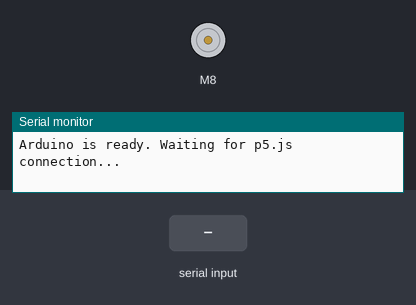
Recording of a sketch running on a simulated Arduino Uno, built with avr-gcc and run on an emulated ATmega328P. Shown: DC motor (green arrow = forward, orange = backward, longer = faster), the last lines printed to the serial monitor. Inputs (shaded band) come from the test bench.

Above: at 1.2 s.
1.3 s: "90,45\n" received over Serial
At 2.0 s:
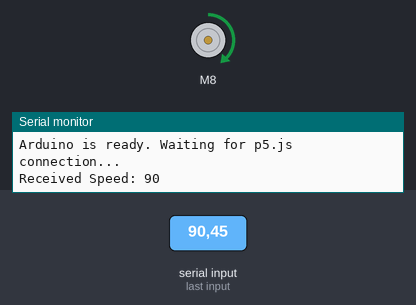
2.8 s: "30,150\n" received over Serial
At 3.1 s:
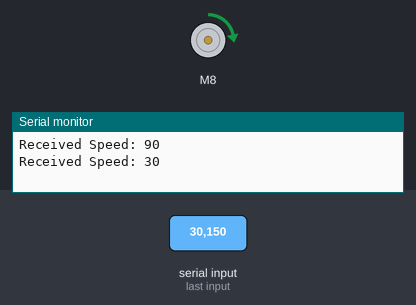
4.3 s: "5\n" received over Serial
At 5.4 s:
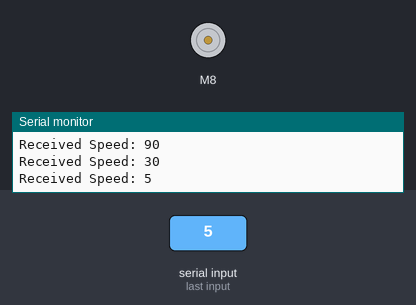
5.8 s: "200\n" received over Serial
At 6.6 s:
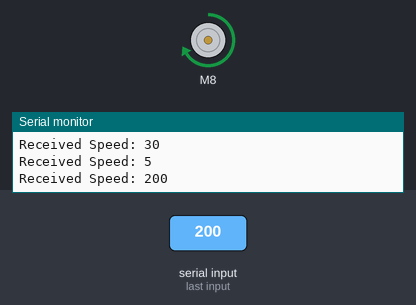
7.3 s: "90\n" received over Serial
At 7.7 s:
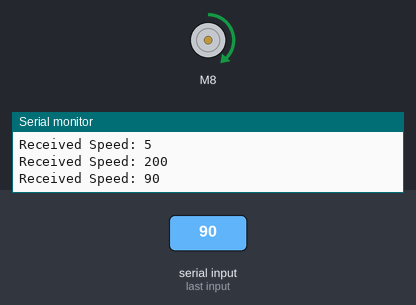
Timing chart, 0 to 9.8 s (numbered marks = the images above; inputs shaded):
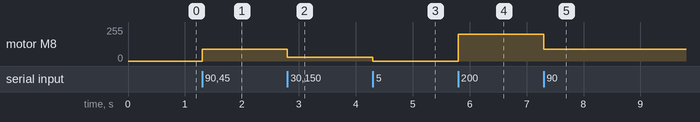

The sketch:

motor_control_copy_20251013133800.ino
```cpp
/*
 * Arduino code to control a motor's speed based on a single 0-255 value
 * sent from a p5.js sketch over Web Serial.
 *
 * - Receives an integer value (0-255) ending with a newline character.
 * - A value of 0 stops the motor.
 * - Any other value sets the motor's forward speed.

 Based on: https://www.youtube.com/watch?v=yThUrgBkZ2o, https://github.com/loopstick/ArduinoTutorial, and debugged using Gemini code assistance
*/


// Include the H-bridge library
#include <L298N.h>

const unsigned int ENA = 10;
const unsigned int IN1 = 8;
const unsigned int IN2 = 9;

// Create motor instance using your pins
L298N motor(ENA, IN1, IN2);

void setup() {
  // Start serial communication at the same baud rate as p5.js
  Serial.begin(115200);
  Serial.println("Arduino is ready. Waiting for p5.js connection...");
}

void loop() {
  // Check if there is any incoming serial data
  if (Serial.available() > 0) {
    // Read incoming string until a newline character is received
    String receivedString = Serial.readStringUntil('\n');

    // Convert string to an integer
    int motorSpeed = receivedString.toInt();

    // For debugging: print the value received from p5.js
    Serial.print("Received Speed: ");
    Serial.println(motorSpeed);

    // --- Motor Control Logic ---
    // If the speed is very low, stop the motor to prevent humming.
    if (motorSpeed < 10) {
      motor.stop();
    } else {
      // Otherwise, set the motor to move forward at the received speed.
      // The L298N library handles setting the direction pins.
      motor.setSpeed(motorSpeed);
      motor.forward();
    }
  }
}
```

Measured:
- after the input at 1.3 s, motor M8: stopped → forward 90/255 at once
- after the input at 2.8 s, motor M8: forward 90/255 → forward 30/255 at once
- after the input at 4.3 s, motor M8: forward 30/255 → stopped at once
- after the input at 5.8 s, motor M8: stopped → forward 200/255 at once
- after the input at 7.3 s, motor M8: forward 200/255 → forward 90/255 at once
